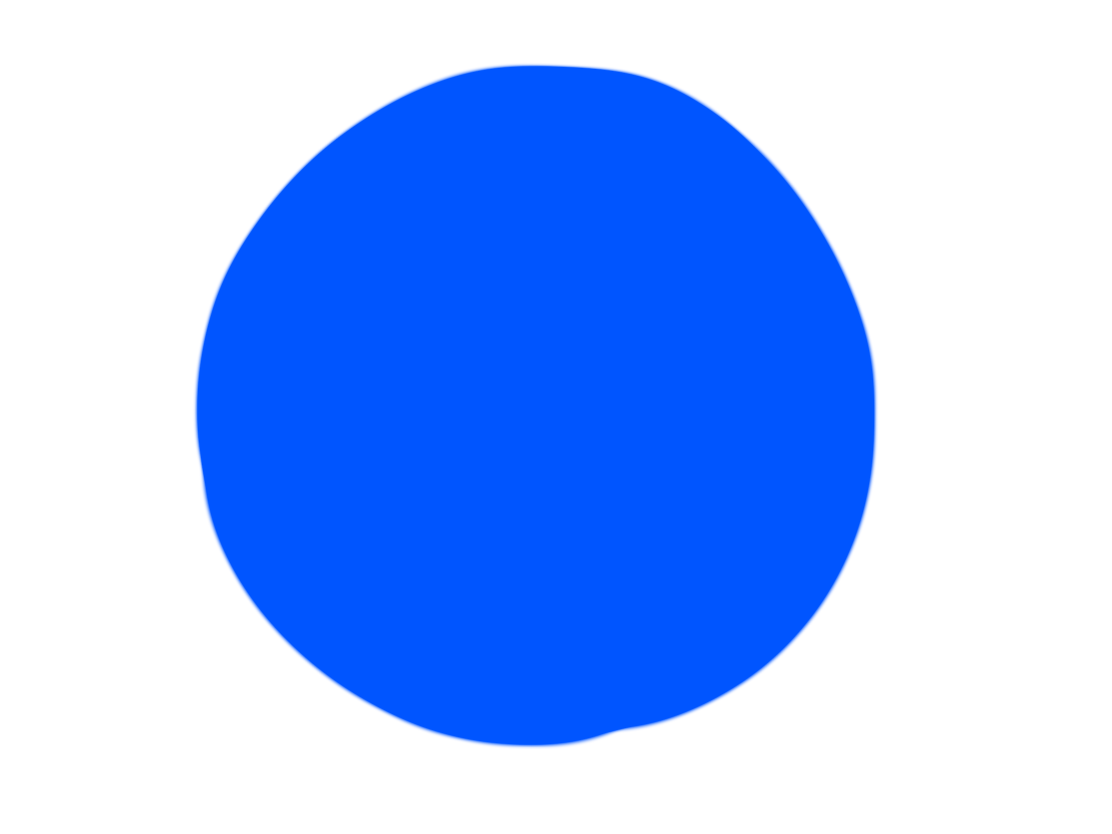
#> input picture img/parts/blue/bg.PNG, 1112 x 834 px; the run also reads 1 picture not shown here
$ python generate_collection.py
#> lines starting #> are read from the running program, lines starting #| are printed output that depends on the picture
from PIL import Image
import json
import concurrent.futures

# Start with digits for number of image sets
# e.g. 11 = 2 image sets, 111 = 3 image sets
start_id = 11111

# Define number of images/variations per set
num_parts = 5

# Determine maximum ID of a combination
# used to bound the loop
max_id = start_id * num_parts

# Counter
counter = start_id

# Array of parts
parts_groups = ["blue", "green", "red", "teal", "yellow"]

# List of combinations
combos = []

# Max workers
max_workers=7

def make_ted(combo):
    # Quick breakdown of the ID into parts and color
    img_id = str(combo)
    bg_color = int(img_id[0]) - 1
    legs_color = int(img_id[1]) - 1
    body_color = int(img_id[2]) - 1
    head_color = int(img_id[3]) - 1
    face_color = int(img_id[4]) - 1

    # Load respective images
    background = Image.open("img/parts/" + parts_groups[bg_color]  + "/bg.PNG")
    legs = Image.open("img/parts/" + parts_groups[legs_color] + "/legs.PNG")
    body = Image.open("img/parts/" + parts_groups[body_color] + "/body.PNG")
    head = Image.open("img/parts/" + parts_groups[head_color] + "/head.PNG")
    face = Image.open("img/parts/" + parts_groups[face_color] + "/face.PNG")

    # Paste images over each other
    background.alpha_composite(legs)
    background.alpha_composite(body)
    background.alpha_composite(head)
    background.alpha_composite(face)

    # Output the image
    background = background.convert('RGB')
    background.save("img/collection/" + img_id + ".jpg", "JPEG", optimize=True, quality=75)

    # Output the metadata
    metadata = {
        "name": "Ted " + img_id,
        "description": "A Ted from the Project Ted collection",
        "image": "ipfs://QmQU2ny4seZNoPdTo3aWEfrrqQ7aP2aNEnp83xqFDcoGYZ/" + img_id + ".jpg",
        "attributes": [
            {
                "trait_type": "Background",
                "value": parts_groups[bg_color]
            },
            {
                "trait_type": "Legs",
                "value": parts_groups[legs_color]
            },
            {
                "trait_type": "Body",
                "value": parts_groups[body_color]
            },
            {
                "trait_type": "Head",
                "value": parts_groups[head_color]
            },
            {
                "trait_type": "Face",
                "value": parts_groups[face_color]
            }
        ]
    }
    with open("img/metadata/" + img_id + ".json", "w") as write_file:
        json.dump(metadata, write_file)

# Loop
while counter <= max_id:

    # Add combo to the list
    combos.append(counter)

    # Skip 6-0 for ones position
    if counter % 10 == 5:
        counter += 6
    else:
        counter += 1

    # Skip 6-0 for tens position
    if counter % 100 > 55:
        counter += 50

    # Skip 6-0 for hundreds position
    if counter % 1000 > 555:
        counter += 500

    # Skip 6-0 for thousands position
    if counter % 10000 > 5555:
        counter += 5000


# Distribute output to the thread pool
with concurrent.futures.ThreadPoolExecutor(max_workers=max_workers) as executor:
        executor.map(make_ted, combos)
#> in make_ted, background is the input picture: PIL image 1112x834 RGBA; mean R, G, B, A 0, 52.7, 158.2, 100.3
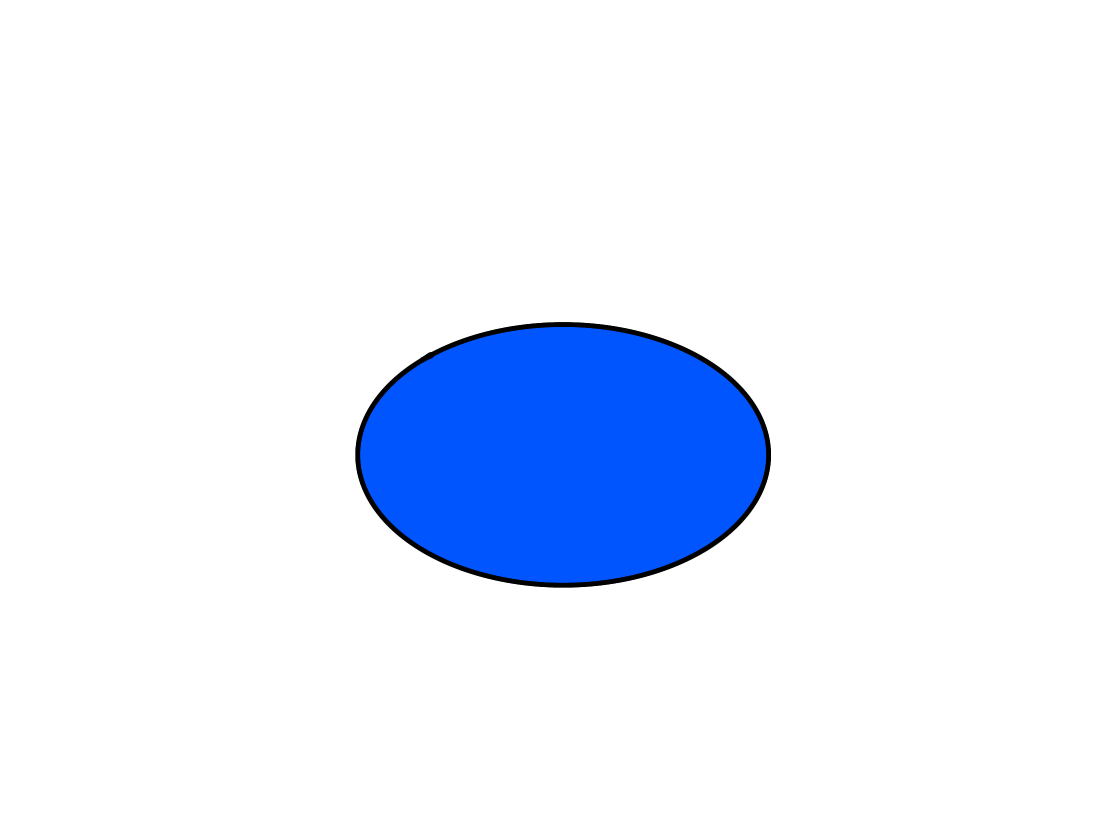
#> input picture img/parts/blue/body.PNG, 1112 x 834 px
#> in make_ted, body is the input picture: PIL image 1112x834 RGBA; mean R, G, B, A 0, 7.5, 22.4, 23.9
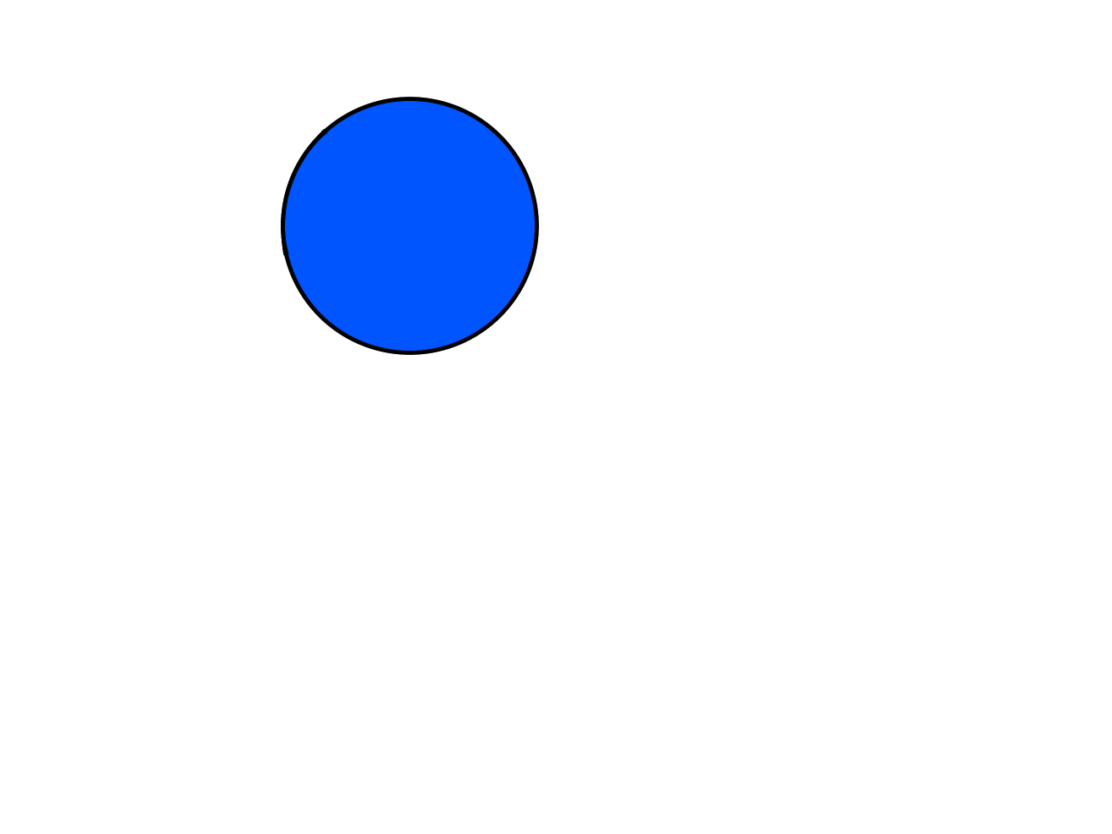
#> input picture img/parts/blue/head.PNG, 1112 x 834 px
#> in make_ted, head is the input picture: PIL image 1112x834 RGBA; mean R, G, B, A 0, 4.5, 13.5, 14.4
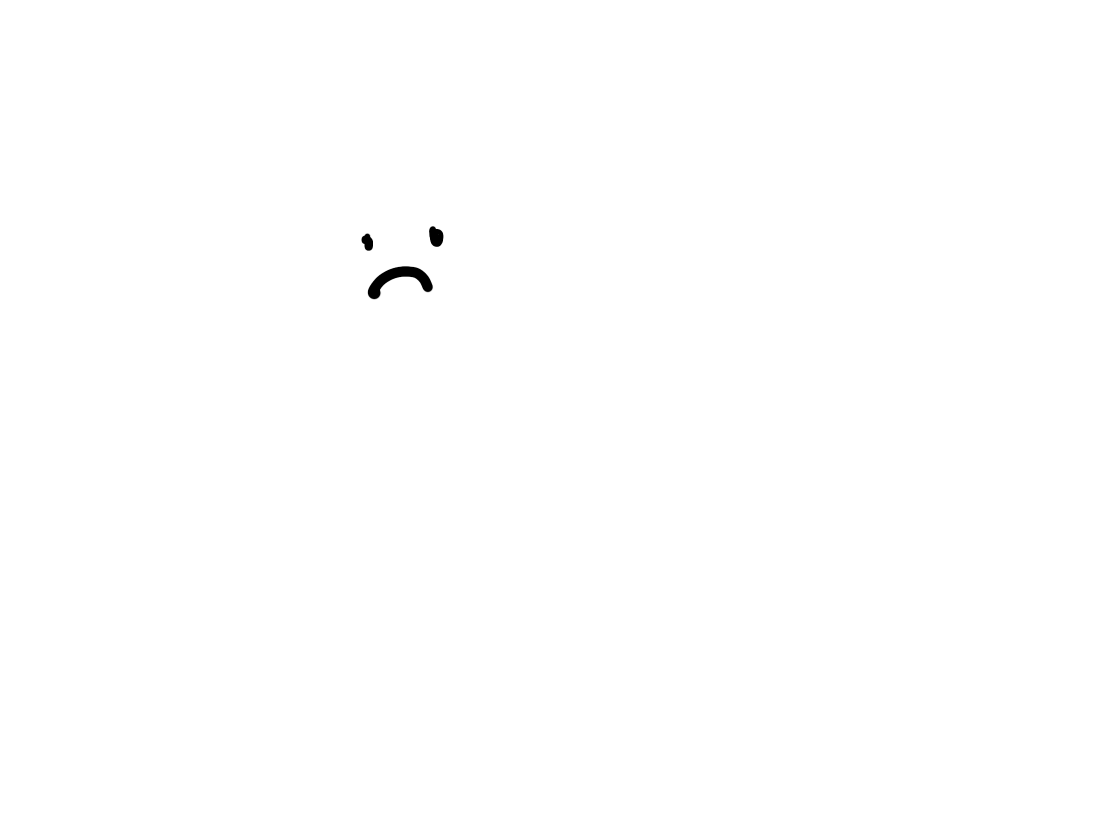
#> input picture img/parts/blue/face.PNG, 1112 x 834 px
#> in make_ted, face is the input picture: PIL image 1112x834 RGBA; mean R, G, B, A 0, 0, 0, 0.3
#> in make_ted, `background = background.convert('RGB')`:
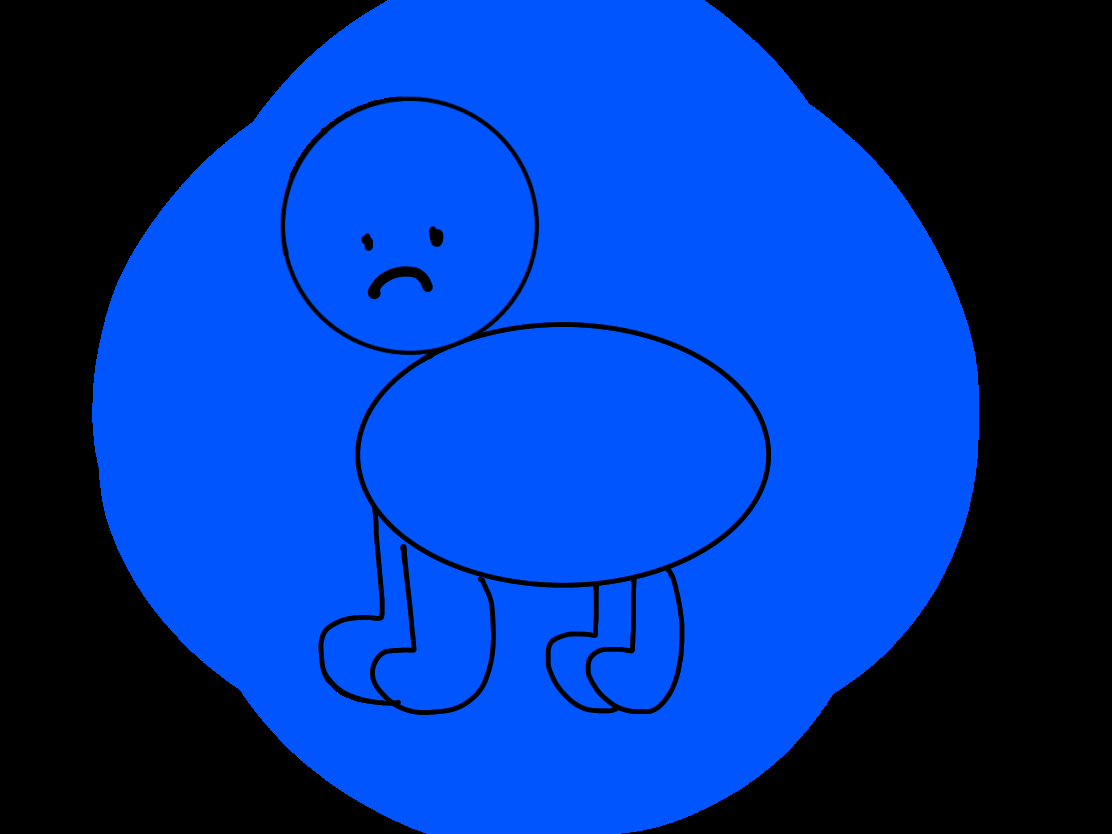
#> background: PIL image 1112x834 RGB; mean R, G, B 0, 51.3, 153.8
#> (the run stopped early here; a loop or call above may not have finished)
